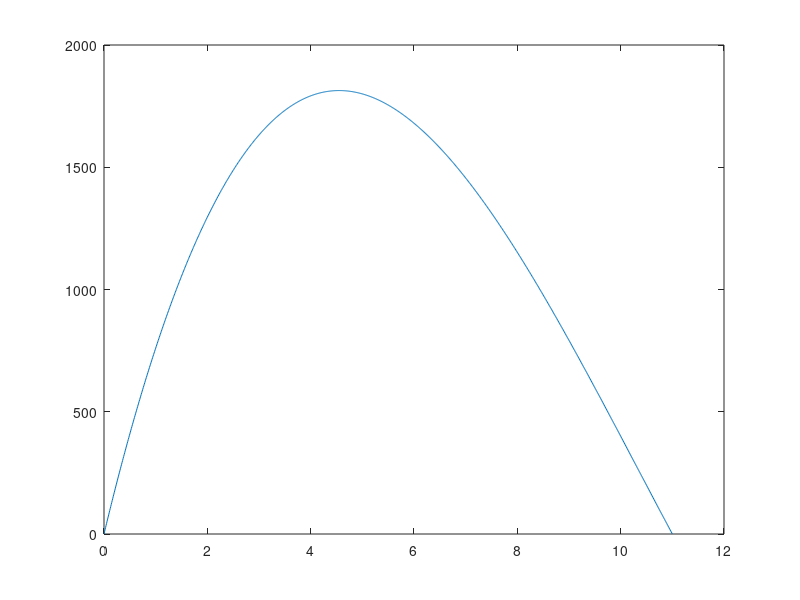

Here is the MATLAB script that generated this plot:
p1 = [1 0];
p2 = [-2 22];
p3 = [-2 40];
m1 = conv(p1,p2);
p = conv(m1,p3);

[rows,columns] = size(p);
x=0:0.01:11;
V = polyval(p,x);
plot(x,V);

p = p - [0 0 0 1000];
r=roots(p);

for i=1:columns-1
    if r(i)<11 && r(i) > 0
        fprintf("x values: %f\n",r(i));
    end
end


















